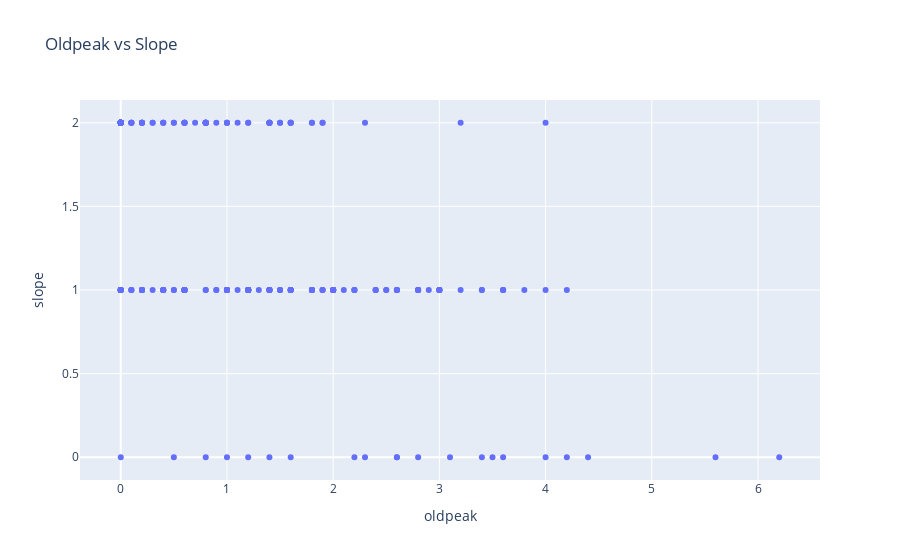

Notebook code cell kept with this figure:
### Code cell
fig10 = px.scatter(df, x='oldpeak', y='slope', title='Oldpeak vs Slope')
fig10.show()

### Figure 1 — Plotly figure (JSON) as saved in the notebook; plotly's stock layout.template omitted (floating-point values rounded to 4 significant figures; data arrays with more than 128 entries replaced by an {"elided": "..."} marker saying what was removed)
{"data": [{"hovertemplate": "oldpeak=%{x}<br>slope=%{y}<extra></extra>", "legendgroup": "", "marker": {"color": "#636efa", "symbol": "circle"}, "mode": "markers", "name": "", "orientation": "v", "showlegend": false, "type": "scatter", "x": {"elided": "303 float values"}, "xaxis": "x", "y": {"elided": "303 int values"}, "yaxis": "y"}], "layout": {"legend": {"tracegroupgap": 0}, "title": {"text": "Oldpeak vs Slope"}, "xaxis": {"anchor": "y", "domain": [0, 1], "title": {"text": "oldpeak"}}, "yaxis": {"anchor": "x", "domain": [0, 1], "title": {"text": "slope"}}}}
